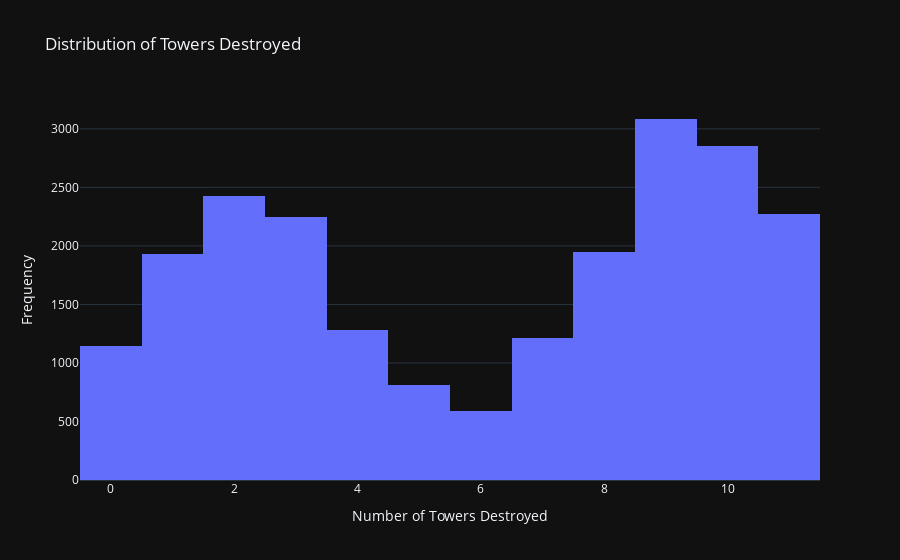

The notebook cell saved with this chart:
### Code cell
fig = px.histogram(filtered_df, x='towers', nbins=20, title='Distribution of Towers Destroyed',
                   labels={'towers': 'Number of Towers Destroyed'})

# Customize the layout for better readability
fig.update_layout(
    xaxis_title='Number of Towers Destroyed',
    yaxis_title='Frequency',
    template='plotly_dark'
)
fig.write_html('assets/dist_towers.html', include_plotlyjs='cdn')
fig

### Figure 1 — Plotly figure (JSON) as saved in the notebook; plotly's stock layout.template omitted (floating-point values rounded to 4 significant figures; data arrays with more than 128 entries replaced by an {"elided": "..."} marker saying what was removed)
{"data": [{"alignmentgroup": "True", "bingroup": "x", "hovertemplate": "Number of Towers Destroyed=%{x}<br>count=%{y}<extra></extra>", "legendgroup": "", "marker": {"color": "#636efa", "pattern": {"shape": ""}}, "name": "", "nbinsx": 20, "offsetgroup": "", "orientation": "v", "showlegend": false, "type": "histogram", "x": {"elided": "21794 int values"}, "xaxis": "x", "yaxis": "y"}], "layout": {"barmode": "relative", "legend": {"tracegroupgap": 0}, "title": {"text": "Distribution of Towers Destroyed"}, "xaxis": {"anchor": "y", "domain": [0, 1], "title": {"text": "Number of Towers Destroyed"}}, "yaxis": {"anchor": "x", "domain": [0, 1], "title": {"text": "Frequency"}}}}
